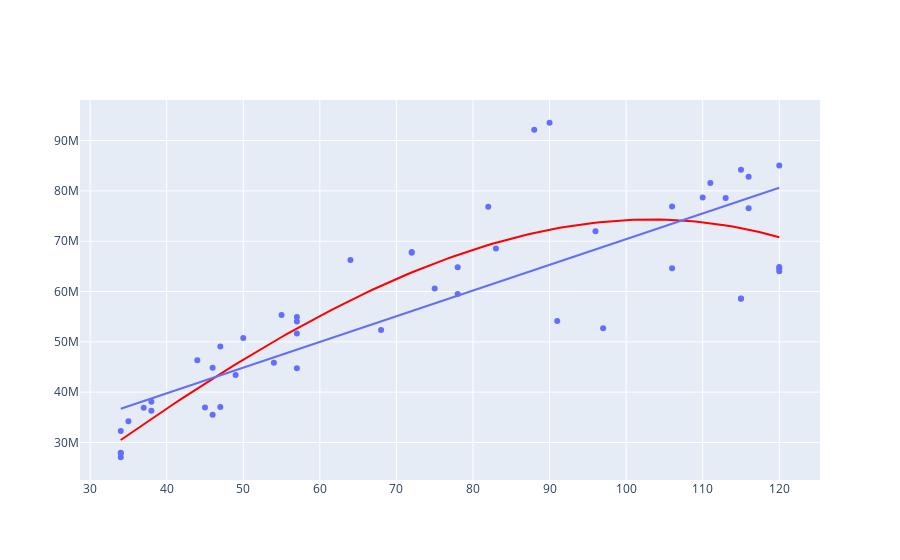

Notebook source saved alongside this figure:
### Code cell
# approximate with cubic polynomial
factors = Polynomial.fit(area, price, 3).convert()
print(f"{factors}")
# Coefficient `a` is very small compared to the others, so it is similar to the quadratic
trace = go.Scatter(
    x=x_range,
    y=[a * x**3 + b * x**2 + c * x + d for x in x_range],
    mode="lines",
    showlegend=False,
)
trace.line["color"] = "red"
fig7 = go.Figure(data=(trace,) + fig4.data)
fig7.show()
# Higher order polynomials can fit the training set more closely but watch out for overfitting!
